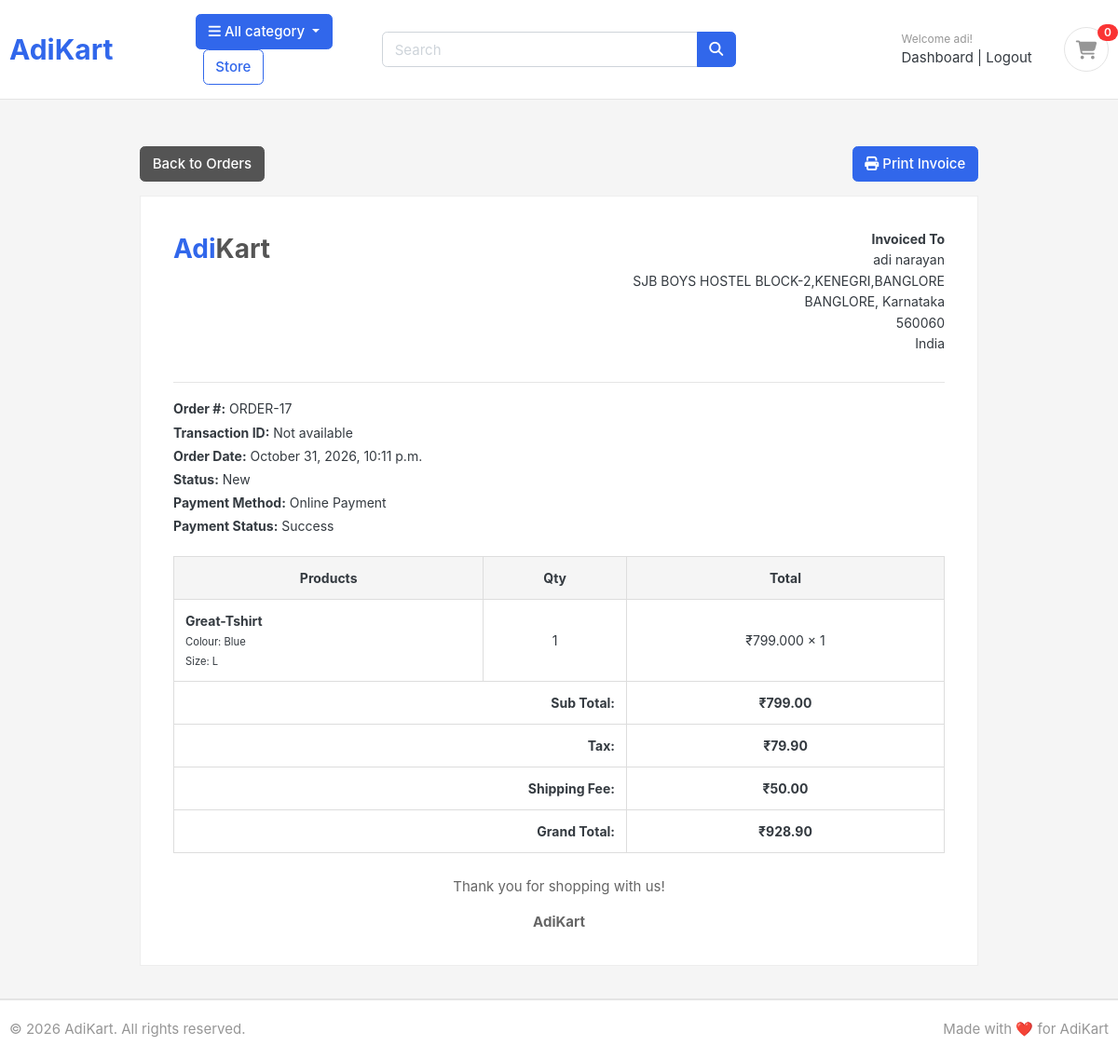
The app's page /accounts/order-invoice/17/ (signed in) with its own data.
### accounts/models.py (models this page shows, shortened)
class Account(AbstractBaseUser):
    first_name = models.CharField(max_length=50)
    last_name = models.CharField(max_length=50)
    username = models.CharField(max_length=50, unique=True)
    email = models.EmailField(max_length=100, unique=True)
    phone_number = models.CharField(max_length=50, blank=True)
    profile_picture = models.ImageField(
        upload_to='photos/profile_pictures',
        blank=True,
        null=True
    )
    address_line_1 = models.CharField(max_length=255, blank=True)
    address_line_2 = models.CharField(max_length=255, blank=True)
    city = models.CharField(max_length=100, blank=True)
    state = models.CharField(max_length=100, blank=True)
    country = models.CharField(max_length=100, blank=True)
    date_joined = models.DateTimeField(auto_now_add=True)
    last_login = models.DateTimeField(auto_now=True)
    is_admin = models.BooleanField(default=False)
    is_staff = models.BooleanField(default=False)
    is_active = models.BooleanField(default=False)
    is_superadmin = models.BooleanField(default=False)
    USERNAME_FIELD = 'email'
    REQUIRED_FIELDS = ['username', 'first_name', 'last_name']
    objects = MyAccountManager()

### orders/models.py (models this page shows, shortened)
class Order(models.Model):
    STATUS = (
        ('New', 'New'),
        ('Accepted', 'Accepted'),
        ('Completed', 'Completed'),
        ('Cancelled', 'Cancelled'),
    )
    PAYMENT_STATUS = (
        ('Pending', 'Pending'),
        ('Success', 'Success'),
        ('Failed', 'Failed'),
    )
    user = models.ForeignKey(
        Account,
        on_delete=models.SET_NULL,
        null=True
    )
    first_name = models.CharField(max_length=50)
    last_name = models.CharField(max_length=50)
    phone = models.CharField(max_length=15)
    email = models.EmailField()
    address = models.CharField(max_length=255)
    city = models.CharField(max_length=50)
    state = models.CharField(max_length=50)
    pincode = models.CharField(max_length=10)
    order_total = models.DecimalField(max_digits=10, decimal_places=2)
    tax = models.DecimalField(max_digits=10, decimal_places=2)
    shipping_fee = models.DecimalField(max_digits=10, decimal_places=2)
    grand_total = models.DecimalField(max_digits=10, decimal_places=2)
    payment_method = models.CharField(max_length=50)
    payment_status = models.CharField(
        max_length=20,
        choices=PAYMENT_STATUS,
        default='Pending'
    )
    status = models.CharField(
        max_length=20,
        choices=STATUS,
        default='New'
    )
    created_at = models.DateTimeField(auto_now_add=True)
    updated_at = models.DateTimeField(auto_now=True)
    @property
    def order_number(self):
        return f"ORDER-{self.id}"

class OrderProduct(models.Model):
    order = models.ForeignKey(Order, on_delete=models.CASCADE)
    user = models.ForeignKey(Account, on_delete=models.CASCADE)
    product = models.ForeignKey(
        product,
        on_delete=models.CASCADE
    )
    quantity = models.IntegerField()
    product_price = models.DecimalField(
        max_digits=10,
        decimal_places=2
    )
    color = models.CharField(max_length=50, blank=True)
    size = models.CharField(max_length=50, blank=True)
    created_at = models.DateTimeField(auto_now_add=True)

### store/models.py (models this page shows, shortened)
class product(models.Model):
    product_name = models.CharField(max_length=200)
    slug = models.SlugField(max_length=200, unique=True)
    description = models.TextField(max_length=500)
    price = models.IntegerField()
    images = models.ImageField(upload_to='photos/products')
    stock = models.IntegerField()
    is_available = models.BooleanField(default=True)
    category = models.ForeignKey(
        Category,
        on_delete=models.CASCADE
    )
    created_date = models.DateTimeField(auto_now_add=True)
    modified_date = models.DateTimeField(auto_now=True)

### accounts/views.py (the view)
@login_required
def order_invoice(request, order_id):
    from orders.models import Order, OrderProduct
    order = get_object_or_404(
        Order,
        id=order_id,
        user=request.user
    )
    order_products = OrderProduct.objects.filter(
        order=order
    ).select_related('product')
    context = {
        'order': order,
        'order_products': order_products,
    }
    return render(
        request,
        'accounts/order_invoice.html',
        context
    )

### templates/accounts/order_invoice.html (shortened to what this page needs)
{% extends 'base.html' %}
{% load static %}
{% block content %}
<section class="invoice-section">
    <div class="container">
        <div class="invoice-actions">
            <a href="{% url 'my_orders' %}"
               class="btn btn-secondary">
                Back to Orders
            </a>
            <button onclick="window.print()"
                    class="btn btn-primary">
                <i class="fas fa-print"></i>
                Print Invoice
            </button>
        </div>
        <div class="invoice-container">
            <div class="invoice-header">
                <div class="invoice-logo">
                    Adi<span>Kart</span>
                </div>
                <div class="invoice-address">
                    <strong>Invoiced To</strong><br>
                    {{ order.first_name }}
                    {{ order.last_name }}<br>
                    {{ order.address }}<br>
                    {{ order.city }}, {{ order.state }}<br>
                    {{ order.pincode }}<br>
                    India
                </div>
            </div>
            <hr>
            <div class="invoice-details">
                <strong>Order #:</strong>
                {{ order.order_number }}<br>
                <strong>Transaction ID:</strong>
                Not available<br>
                <strong>Order Date:</strong>
                {{ order.created_at|date:"F d, Y, g:i a" }}<br>
                <strong>Status:</strong>
                {{ order.status }}<br>
                <strong>Payment Method:</strong>
                {{ order.payment_method }}<br>
                <strong>Payment Status:</strong>
                {{ order.payment_status|default:"Pending" }}
            </div>
            <div class="table-responsive">
                <table class="invoice-table">
                    <thead>
                        <tr>
                            <th>Products</th>
                            <th>Qty</th>
                            <th>Total</th>
                        </tr>
                    </thead>
                    <tbody>
                        {% for item in order_products %}
                            <tr>
                                <td>
                                    <strong>
                                        {{ item.product.product_name }}
                                    </strong>
                                    {% if item.color %}
                                        <br>
                                        <small>
                                            Colour: {{ item.color }}
                                        </small>
                                    {% endif %}
                                    {% if item.size %}
                                        <br>
                                        <small>
                                            Size: {{ item.size }}
                                        </small>
                                    {% endif %}
                                </td>
                                <td class="text-center">
                                    {{ item.quantity }}
                                </td>
                                <td class="text-center">
                                    ₹{{ item.product_price|floatformat:2|add:"0" }}
                                    × {{ item.quantity }}
                                </td>
                            </tr>
                        {% endfor %}
                        <tr class="invoice-total">
                            <td colspan="2" class="text-right">
                                Sub Total:
                            </td>
                            <td class="text-center">
                                ₹{{ order.order_total|floatformat:2 }}
                            </td>
                        </tr>
                        <tr class="invoice-total">
                            <td colspan="2" class="text-right">
                                Tax:
                            </td>
                            <td class="text-center">
                                ₹{{ order.tax|floatformat:2 }}
                            </td>
                        </tr>
                        <tr class="invoice-total">
                            <td colspan="2" class="text-right">
                                Shipping Fee:
                            </td>
                            <td class="text-center">
                                ₹{{ order.shipping_fee|floatformat:2 }}
                            </td>
                        </tr>
                        <tr class="invoice-total">
                            <td colspan="2" class="text-right">
                                Grand Total:
                            </td>
                            <td class="text-center">
                                ₹{{ order.grand_total|floatformat:2 }}
                            </td>
                        </tr>
                    </tbody>
                </table>
            </div>
            <div class="invoice-thankyou">
                <p>Thank you for shopping with us!</p>
                <strong>AdiKart</strong>
            </div>
        </div>
    </div>
</section>
{% endblock %}

### templates/base.html (shortened to what this page needs)
{% load static %}
<!DOCTYPE HTML>
<html lang="en">
<head>
    <link rel="stylesheet" href="{% static 'css/bootstrap.css' %}">
    <link rel="stylesheet" href="{% static 'css/ui.css' %}">
    <link rel="stylesheet" href="{% static 'css/responsive.css' %}">
    <link rel="stylesheet"
          href="https://cdnjs.cloudflare.com/ajax/libs/font-awesome/6.5.1/css/all.min.css">
</head>
<body>
<header class="section-header">
    <section class="header-main border-bottom">
        <div class="container">
            <div class="row align-items-center">
                <div class="col-lg-2 col-md-3 col-6">
                    <a href="/" class="brand-wrap">
                        <h2 style="margin: 0; font-weight: bold;">
                            AdiKart
                        </h2>
                    </a>
                </div>
                <div class="col-lg col-md col-6">
                    <div class="category-wrap dropdown d-inline-block">
                        <button type="button"
                                class="btn btn-primary dropdown-toggle"
                                data-toggle="dropdown">
                            <i class="fa fa-bars"></i>
                            All category
                        </button>
                    </div>
                    <a href="{% url 'store' %}"
                       class="btn btn-outline-primary ml-2">
                        Store
                    </a>
                </div>
                <div class="col-lg-4 col-md-5 col-sm-12">
                    <form action="{% url 'store' %}"
                          class="search"
                          method="GET">
                        <div class="input-group w-100">
                            <input type="text"
                                   class="form-control"
                                   name="keyword"
                                   value="{{ keyword|default:'' }}"
                                   placeholder="Search">
                            <div class="input-group-append">
                                <button class="btn btn-primary"
                                        type="submit">
                                    <i class="fa fa-search"></i>
                                </button>
                            </div>
                        </div>
                    </form>
                </div>
                <div class="col-lg-4 col-md-5 col-12 order-lg-last">
                    <div class="widgets-wrap float-md-right">
                        <div class="widget-header mr-3">
                            <small class="title text-muted">
                                {% if user.is_authenticated %}
                                    Welcome {{ user.first_name }}!
                                {% else %}
                                    Welcome guest!
                                {% endif %}
                            </small>
                            <div>
                                {% if user.is_authenticated %}
                                    <a href="{% url 'dashboard' %}">
                                        Dashboard
                                    </a>
                                    <span class="dark-transp">
                                        |
                                    </span>
                                    <a href="{% url 'logout' %}">
                                        Logout
                                    </a>
                                {% endif %}
                            </div>
                        </div>
                        <a href="{% url 'cart' %}"
                           class="widget-header pl-3">
                            <div class="icon icon-sm rounded-circle border">
                                <i class="fa fa-shopping-cart"></i>
                            </div>
                            <span class="badge badge-pill badge-danger notify">
                                {{ cart_count }}
                            </span>
                        </a>
                    </div>
                </div>
            </div>
        </div>
    </section>
</header>
{% block content %}
{% endblock %}
<footer class="section-footer border-top">
    <div class="container">
        <section class="footer-bottom border-top row">
            <div class="col-md-6">
                <p class="text-muted">
                    © 2026 AdiKart. All rights reserved.
                </p>
            </div>
            <div class="col-md-6 text-md-right">
                <p class="text-muted">
                    Made with ❤️ for AdiKart
                </p>
            </div>
        </section>
    </div>
</footer>
</body>
</html>

### records on screen
Account: first_name "adi"
Order: first_name "adi", last_name "narayan", address "SJB BOYS HOSTEL BLOCK-2,KENEGRI,BANGLORE", city "BANGLORE", state "Karnataka", pincode "560060", order_number "ORDER-17", created_at "October 31, 2026, 10:11 p.m.", status "New", payment_method "Online Payment", payment_status "Success", order_total "799.00", tax "79.90", shipping_fee "50.00", grand_total "928.90"
OrderProduct: product.product_name "Great-Tshirt", color "Blue", size "L", quantity "1", product_price|add "799.000"

### other values on screen
{{ cart_count }} "0"
